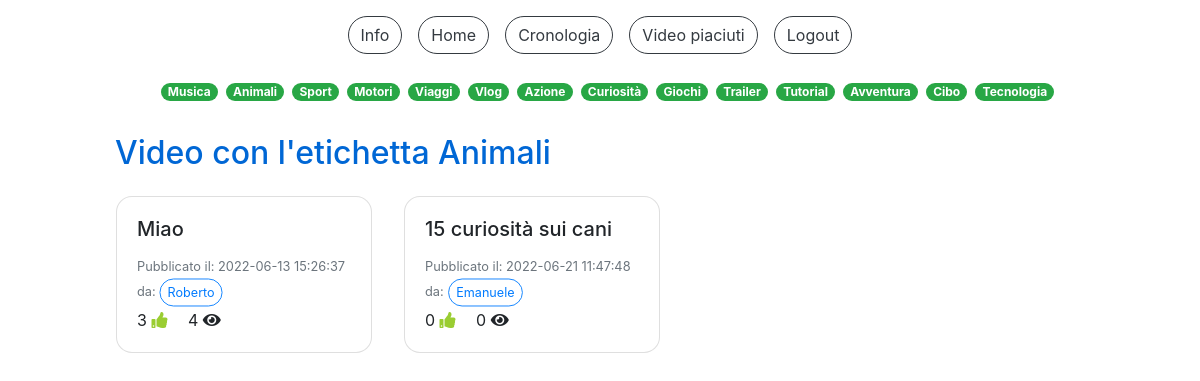
Before: /etichette.php?etichetta=Animali (signed in) with the older database file.
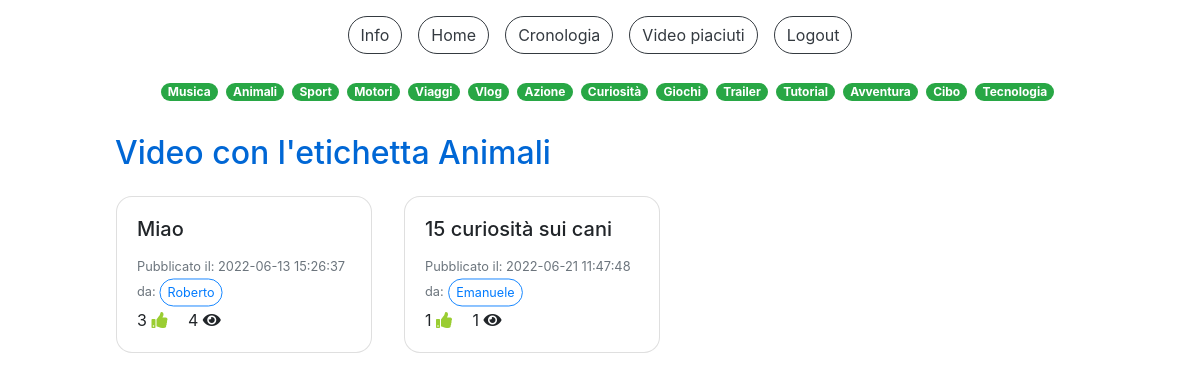
After: the same page with the newer database file.
### tables this page shows
CREATE TABLE `categorizzazioni_video` (
  `IdEtichetta` int(11) NOT NULL,
  `IdVideo` int(11) NOT NULL
);

CREATE TABLE `video` (
  `IdVideo` int(11) NOT NULL,
  `Titolo` varchar(100) NOT NULL,
  `SorgenteVideo` varchar(300) NOT NULL,
  `DataPubblicazione` datetime NOT NULL DEFAULT current_timestamp(),
  `NumeroLike` int(11) NOT NULL DEFAULT 0,
  `NumeroVisualizzazioni` int(11) NOT NULL DEFAULT 0,
  `IdAccount` int(11) NOT NULL
);

CREATE TABLE `accounts` (
  `IdAccount` int(11) NOT NULL,
  `Username` varchar(40) NOT NULL,
  `Mail` varchar(40) NOT NULL,
  `Password` varchar(100) NOT NULL,
  `Canale` tinyint(1) NOT NULL,
  `NumeroIscritti` int(11) DEFAULT NULL
);

### etichette.php (the view, shortened to what this page needs)
<!DOCTYPE html>
<html>
<head>
  <link rel="stylesheet" href="css/style.css">
  <link rel="stylesheet" href="css/custom_style.css">
</head>
<body>
  <?php
    include("db.php");
  ?>
  <div class="container-fluid pt-3">
    <div class="row justify-content-center">
      <button type="button" class="btn btn-outline-dark mr-3" onclick="location.href='info.php'">Info</button>
      <button type="button" class="btn btn-outline-dark mr-3" onclick="location.href='home.php'">Home</button>
      <button type="button" class="btn btn-outline-dark mr-3" onclick="location.href='cronologia.php'">Cronologia</button>
      <button type="button" class="btn btn-outline-dark mr-3" onclick="location.href='video_piaciuti.php'">Video piaciuti</button>
      <button type="button" class="btn btn-outline-dark" onclick="location.href='logout.php'">Logout</button>
    </div>
    <div class="row justify-content-center">
      <div id="homePosts" class="col-10">
        <?php
          $sql="SELECT * FROM Etichette";
          $query=$db->prepare($sql);
          $query->execute();
          $ris=$query->fetchAll();
          echo '<div class="row ml-2 mt-4 justify-content-center"><p>';
          foreach($ris as $etichetta) {
            echo '<span onclick="location.href=\'etichette.php?etichetta='.$etichetta["NomeEtichetta"].'\'" class="badge badge-pill badge-success mr-2" style="cursor: pointer">'. $etichetta["NomeEtichetta"] .'</span>';
          }
          echo '</p></div>';
          if(isset($_GET["etichetta"])) {
            echo '<h2 class="titleText mt-3">Video con l\'etichetta '.$_GET["etichetta"].'</h2>
            <div class="row">';
            $sql="SELECT * FROM Categorizzazioni_Video cv, Etichette e, Video v, Accounts a WHERE a.IdAccount=v.IdAccount AND v.IdVideo=cv.IdVideo AND cv.IdEtichetta=e.IdEtichetta AND e.NomeEtichetta LIKE ?";
            $query=$db->prepare($sql);
            $dati=array("%".$_GET["etichetta"]."%");
            $query->execute($dati);
            $ris=$query->fetchAll();
            foreach($ris as $row) {
              $sql="SELECT * FROM Video v, Visualizzazioni vis, Accounts a WHERE v.IdVideo=vis.IdVideo AND a.IdAccount=vis.IdAccount AND vis.IdAccount=? AND vis.IdVideo=?";
              $query=$db->prepare($sql);
              $dati=array($_SESSION["loginID"], $row["IdVideo"]);
              $query->execute($dati);
              $risVis=$query->fetchAll();
              $tempoVis=-1;
              $creator=$row["Username"];
              foreach($risVis as $vis) {
                $tempoVis=$vis["TempoVisualizzazione"];
              }
              echo '<div class="card card-video m-3" style="width: 16rem;">
                      <div class="card-body card-video" onclick="cardOnClick(\''. $row["IdVideo"] .'\',\''. $row["Titolo"] .'\',\''. $row["SorgenteVideo"] .'\',\''. $tempoVis .'\',\''. $creator .'\')">
                        <h5 class="card-title card-video">'. $row["Titolo"] .'</h5>
                        <p class="card-text card-video">
                          <small class="text-muted">Pubblicato il: '. $row["DataPubblicazione"] .'<br>da:<button type="button" class="btn btn-outline-primary btn-sm mini">'. $creator .'</button></small><br>
                          '. $row["NumeroLike"] .' <i class="fa fa-thumbs-up mr-3"></i>
                          '. $row["NumeroVisualizzazioni"] .' <i class="fa fa-eye"></i>
                        </p>
                      </div>
                    </div>';
            }
          }else{
            echo '<h2 class="titleText mt-3">Seleziona un\'etichetta</h2>';
          }
        ?>
        </div>
      </div>
    </div>
  </div>
</body>
</html>

Changed rows visible on the page:
changed through a linked row, categorizzazioni_video "15 curiosità sui cani": IdVideo.NumeroLike "0" → "1"; IdVideo.NumeroVisualizzazioni "0" → "1"
